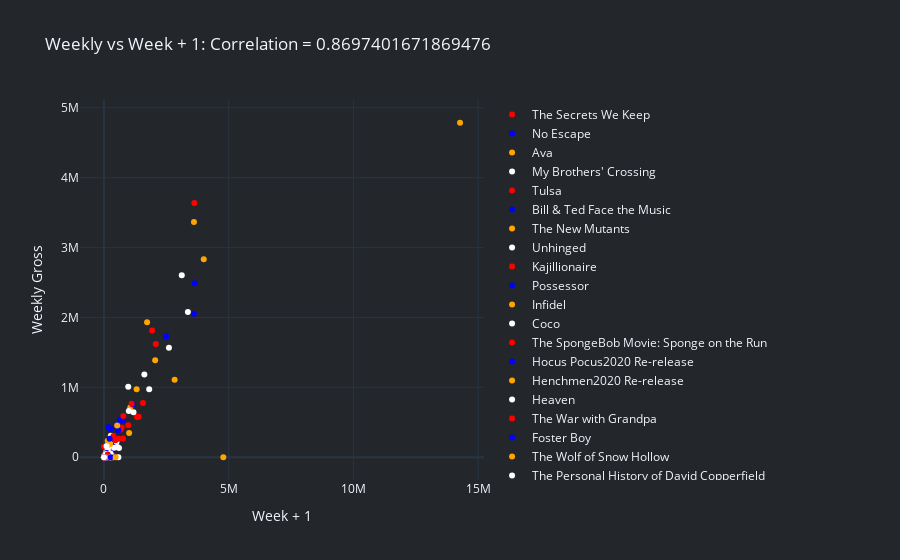

The notebook cell this image was saved under:
### Code cell
import plotly.graph_objects as go
import pandas as pd
from datetime import timedelta


COLORS = ['rgb(67,67,67)', 'rgb(115,115,115)', 'rgb(49,130,189)', 'rgb(189,189,189)']
c = ['red', 'blue', 'orange', 'white']
def static_stacked_trend_graph(stack=False):
    """
    Returns scatter line plot of all power sources and power load.
    If `stack` is `True`, the 4 power sources are stacked together to show the overall power
    production.
    """
    trends = []
    revenues = []
    
    stack=False
    df = pd.read_csv('2_mo_weekly.csv', sep='\t')
    df['Date_dt'] = df['Date'].astype('datetime64[ns]')
    date = df['Date_dt'].iloc[-1]
    if df is None:
        return go.Figure()
    
    fig = go.Figure()
    movie_list = df[df['Date_dt'] == date].sort_values(by=['Weekly'], ascending=False)['Release'][0:20]
    for row in range(df.shape[0]):
        date = df['Date_dt'].iloc[-1]
        trend = df.iloc[row]['Weekly']
        #if trend > 40:
        #    continue
        rev = df.iloc[row]['Week + 1']
        #if trend > 1 and rev <1e6:
        #    continue
        #if trend == 0:
        #    continue
        trends.append(trend)
        revenues.append(rev)
        fig.add_trace(go.Scatter(x=[trend], y=[rev], mode='markers', name=df.iloc[row]["Release"],
                         line={'width': 2, 'color': c[row%4]},
                         stackgroup='stack' if stack else None))
    trends, revenues = pd.Series(trends), pd.Series(revenues)
    corr = trends.corr(revenues)
    
    title = f'Weekly vs Week + 1: Correlation = {corr}'
    if stack:
        title += ' [Stacked]'
    fig.update_layout(template='plotly_dark',
                      title=title,
                      plot_bgcolor='#23272c',
                      paper_bgcolor='#23272c',
                      yaxis_title='Weekly Gross',
                      xaxis_title='Week + 1')
    return fig
static_stacked_trend_graph()
